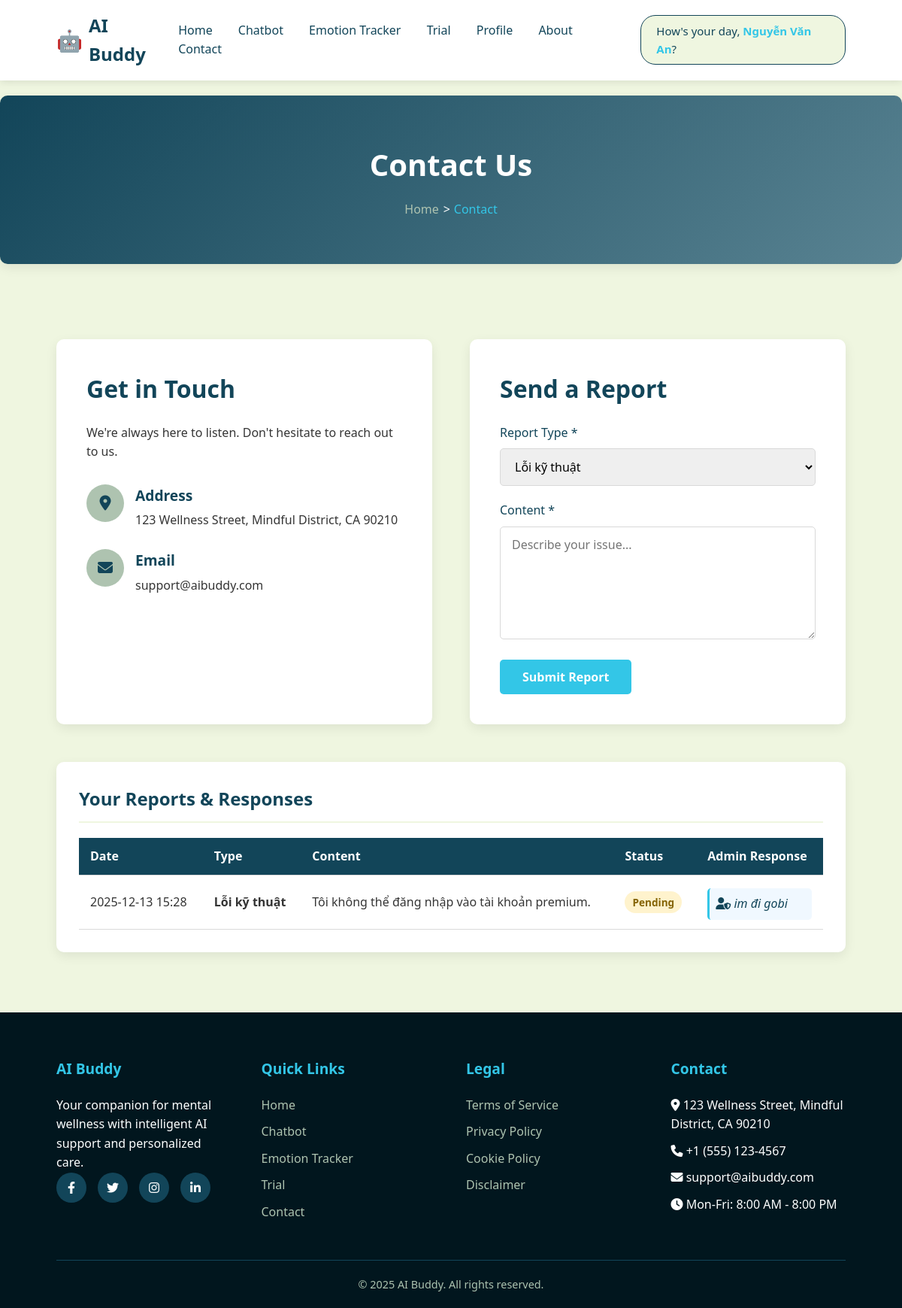
/user_aibuddy/AIBuddy_Contact.php (signed in), run on the app's committed database.
### tables this page shows
CREATE TABLE `users` (
  `UserID` int(11) NOT NULL,
  `UserName` varchar(100) NOT NULL,
  `UserEmail` varchar(100) NOT NULL,
  `UserPassword` varchar(255) NOT NULL,
  `BirthDate` date DEFAULT NULL,
  `PhoneNumber` varchar(20) DEFAULT NULL,
  `Gender` varchar(10) DEFAULT NULL,
  `UsageLeft` int(11) DEFAULT 0 COMMENT 'Số lần sử dụng còn lại',
  `IsTrialActive` tinyint(1) DEFAULT 0 COMMENT 'Đang dùng thử hay không',
  `secret_answer` varchar(255) NOT NULL
);

CREATE TABLE `report` (
  `ReportID` int(11) NOT NULL,
  `UserID` int(11) NOT NULL,
  `AdminID` int(11) DEFAULT NULL,
  `ReportType` varchar(50) DEFAULT NULL,
  `ReportContent` text DEFAULT NULL,
  `ReportStartTime` datetime DEFAULT NULL,
  `ReportEndTime` datetime DEFAULT NULL,
  `ReportTime` datetime DEFAULT current_timestamp(),
  `Status` varchar(20) DEFAULT 'Pending',
  `AdminResponse` text DEFAULT NULL
);

### user_aibuddy/AIBuddy_Contact.php (the view, shortened to what this page needs)
<?php
require_once 'config/db.php';
$userID = $_SESSION['userid'];
$stmtUser = $conn->prepare("SELECT UserName FROM users WHERE UserID = ?");
$stmtUser->bind_param("i", $userID);
$stmtUser->execute();
$userData = $stmtUser->get_result()->fetch_assoc();
$currentUserName = $userData ? $userData['UserName'] : 'User';
$historyQuery = "SELECT ReportType, ReportContent, ReportTime, Status, AdminResponse
                 FROM report
                 WHERE UserID = ?
                 ORDER BY ReportTime DESC";
$stmtHistory = $conn->prepare($historyQuery);
$stmtHistory->bind_param("i", $userID);
$stmtHistory->execute();
$resultHistory = $stmtHistory->get_result();
?>
<!DOCTYPE html>
<html lang="en">
<head>
  <link rel="stylesheet" href="https://cdnjs.cloudflare.com/ajax/libs/font-awesome/6.4.0/css/all.min.css">
</head>
<body>
  <header>
    <div class="container header-content">
      <a  class="logo">
        <span class="logo-icon">🤖</span> AI Buddy
      </a>
      <nav>
        <a href="AIBuddy_Homepage.php">Home</a>
        <a href="AIBuddy_Chatbot.php">Chatbot</a>
        <a href="AIBuddy_EmotionTracker.php">Emotion Tracker</a>
        <a href="AIBuddy_Trial.php">Trial</a>
        <a href="AIBuddy_Profile.php">Profile</a>
        <a href="AIBuddy_About.php">About</a>
        <a href="AIBuddy_Contact.php">Contact</a>
      </nav>
      <div class="user-greeting-badge">
        How's your day, <strong><?= htmlspecialchars($currentUserName) ?></strong>?
      </div>
    </div>
  </header>
  <section class="page-hero">
    <div class="container">
      <h1>Contact Us</h1>
      <ul class="breadcrumb">
        <li><a href="AIBuddy_Homepage.php">Home</a></li>
        <li class="current">Contact</li>
      </ul>
    </div>
  </section>
  <section class="contact-section">
    <div class="container">
      <div class="contact-container">
        <div class="contact-info">
          <h2>Get in Touch</h2>
          <p>We're always here to listen. Don't hesitate to reach out to us.</p>
          <div class="contact-details">
            <div class="contact-item">
              <div class="contact-icon"><i class="fas fa-map-marker-alt"></i></div>
              <div class="contact-text">
                <h3>Address</h3>
                <p>123 Wellness Street, Mindful District, CA 90210</p>
              </div>
            </div>
            <div class="contact-item">
              <div class="contact-icon"><i class="fas fa-envelope"></i></div>
              <div class="contact-text">
                <h3>Email</h3>
                <p>support@aibuddy.com</p>
              </div>
            </div>
          </div>
        </div>
        <div class="contact-form">
          <h2>Send a Report</h2>
          <form method="POST">
            <div class="form-group">
              <label>Report Type *</label>
              <select name="topic" class="form-control" required>
                <option value="Lỗi kỹ thuật">Lỗi kỹ thuật</option>
              </select>
            </div>
            <div class="form-group">
              <label>Content *</label>
              <textarea name="content" class="form-control" placeholder="Describe your issue..." required></textarea>
            </div>
            <button type="submit" class="btn-primary">Submit Report</button>
          </form>
        </div>
      </div>
      <div class="history-section">
          <h2>Your Reports & Responses</h2>
          <?php if ($resultHistory->num_rows > 0): ?>
              <table class="report-table">
                  <thead>
                      <tr>
                          <th>Date</th>
                          <th>Type</th>
                          <th>Content</th>
                          <th>Status</th>
                          <th>Admin Response</th>
                      </tr>
                  </thead>
                  <tbody>
                      <?php while ($row = $resultHistory->fetch_assoc()): ?>
                          <?php
                              $statusClass = 'status-pending';
                          ?>
                          <tr>
                              <td style="white-space:nowrap;"><?= date('Y-m-d H:i', strtotime($row['ReportTime'])) ?></td>
                              <td><strong><?= htmlspecialchars($row['ReportType']) ?></strong></td>
                              <td><?= nl2br(htmlspecialchars($row['ReportContent'])) ?></td>
                              <td><span class="status-badge <?= $statusClass ?>"><?= htmlspecialchars($row['Status']) ?></span></td>
                              <td>
                                  <?php if (!empty($row['AdminResponse']) && $row['AdminResponse'] !== 'NULL'): ?>
                                      <span class="admin-reply">
                                          <i class="fas fa-user-shield"></i> <?= nl2br(htmlspecialchars($row['AdminResponse'])) ?>
                                      </span>
                                  <?php else: ?>
                                      <span style="color:#999; font-style:italic;">Waiting for response...</span>
                                  <?php endif; ?>
                              </td>
                          </tr>
                      <?php endwhile; ?>
                  </tbody>
              </table>
          <?php else: ?>
              <p style="text-align:center; color:#666;">You haven't submitted any reports yet.</p>
          <?php endif; ?>
      </div>
    </div>
  </section>
  <footer>
    <div class="container">
      <div class="footer-content">
        <div class="footer-column">
          <h3>AI Buddy</h3>
          <p>Your companion for mental wellness with intelligent AI support and personalized care.</p>
          <div class="social-links">
            <a href="#"><i class="fab fa-facebook-f"></i></a>
            <a href="#"><i class="fab fa-twitter"></i></a>
            <a href="#"><i class="fab fa-instagram"></i></a>
            <a href="#"><i class="fab fa-linkedin-in"></i></a>
          </div>
        </div>
        <div class="footer-column">
          <h3>Quick Links</h3>
          <ul>
            <li><a href="AIBuddy_Homepage.php">Home</a></li>
            <li><a href="AIBuddy_Chatbot.php">Chatbot</a></li>
            <li><a href="AIBuddy_EmotionTracker.php">Emotion Tracker</a></li>
            <li><a href="AIBuddy_Trial.php">Trial</a></li>
            <li><a href="AIBuddy_Contact.php">Contact</a></li>
          </ul>
        </div>
        <div class="footer-column">
          <h3>Legal</h3>
          <ul>
            <li><a href="AIBuddy_Terms of Service.php">Terms of Service</a></li>
            <li><a href="AIBuddy_PrivacyPolicy.php">Privacy Policy</a></li>
            <li><a href="AIBuddy_Terms of Service.php">Cookie Policy</a></li>
            <li><a href="AIBuddy_Terms of Service.php">Disclaimer</a></li>
          </ul>
        </div>
        <div class="footer-column">
          <h3>Contact</h3>
          <ul>
          <li><i class="fas fa-map-marker-alt"></i> 123 Wellness Street, Mindful District, CA 90210</li>
            <li><i class="fas fa-phone"></i> +1 (555) 123-4567</li>
            <li><i class="fas fa-envelope"></i> support@aibuddy.com</li>
            <li><i class="fas fa-clock"></i> Mon-Fri: 8:00 AM - 8:00 PM</li>
          </ul>
        </div>
      </div>
      <div class="copyright">
        <p>&copy; 2025 AI Buddy. All rights reserved.</p>
      </div>
    </div>
  </footer>
</body>
</html>

### data on the page
users: UserName "Nguyễn Văn An"
report: ReportTime "2025-12-13 15:28", ReportType "Lỗi kỹ thuật", ReportContent "Tôi không thể đăng nhập vào tài khoản premium.", Status "Pending", AdminResponse "im đi gobi"
